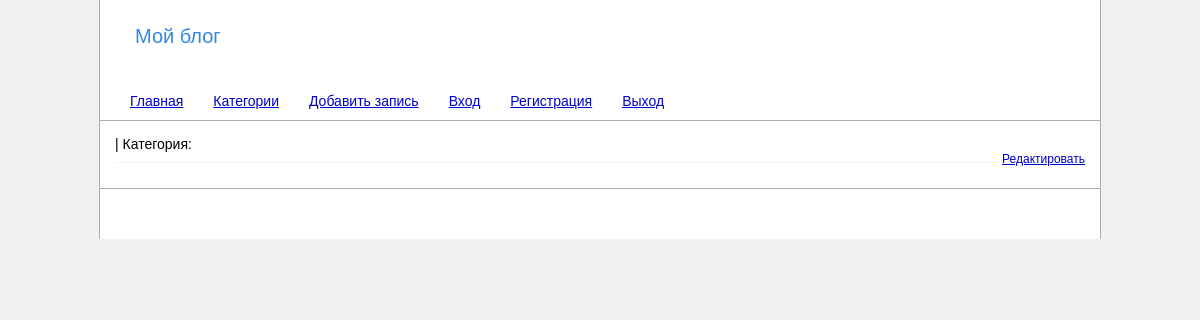
Page /post/test_dobavleniya_v_kategoriyu_2_2 on the earlier database version.
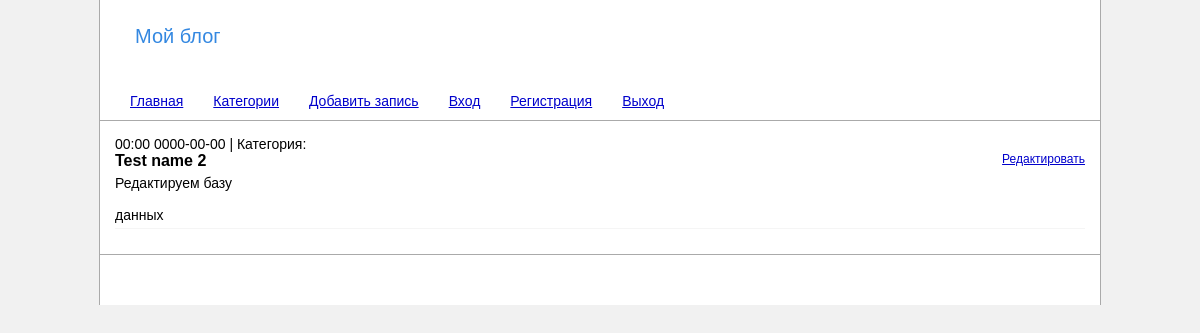
Same page on the later database version.
### tables this page shows
CREATE TABLE IF NOT EXISTS `posts` (
  `id` int(11) NOT NULL AUTO_INCREMENT,
  `name` varchar(255) NOT NULL,
  `content` text NOT NULL,
  `category_id` int(11) NOT NULL,
  `cleanurl` varchar(255) NOT NULL,
  `author_login` varchar(255) NOT NULL,
  `time` datetime NOT NULL,
  PRIMARY KEY (`id`)
);

### web/application/core/view.php (called while the page is built)
<?php
class View
{
    function generate($content_view, $template_view, $data = null)
    {
		include 'application/views/'.$template_view;
    }
}

### web/application/controllers/controller_post.php (called while the page is built, shortened)
<?php
class Controller_Post extends Controller
{
	function __construct()
    {
        $this->model = new Model_Post();
        $this->view = new View();
    }
	function action_default()
    {
        $data = $this->model->get_data();
        $this->view->generate('post_view.php', 'template_view.php', $data);
    }
}

### web/application/bootstrap.php (called while the page is built, shortened)
<?php
require_once 'core/model.php';
require_once 'core/view.php';
require_once 'core/sql.php';
Route::start();

### web/index.php (called while the page is built, shortened)
<?php
require_once 'application/bootstrap.php';

### web/application/core/sql.php (called while the page is built, shortened)
<?php
class Base {
    private $base;
    function __construct()
    {
		$file = parse_ini_file("/application/conf.ini");
		$this->host = $file['host'];
		$this->baseName = $file['baseName'];
		$this->user = $file['user'];
		$this -> base = new PDO("mysql:host=".$this->host.";dbname=".$this->baseName, $this->user);
		$this -> base -> query("set names utf8");
    }
	function getOnePostUrl($cleanurl)
	{
		$sql = 'SELECT id, name, content, category_id, time, author_login FROM posts WHERE cleanurl=:cleanurl';
		$sql = $this -> base -> prepare($sql);
		$sql -> bindParam (':cleanurl',$cleanurl,PDO::PARAM_INT);
		$sql -> execute();
		$post = $sql -> fetch();
		return $post;
	}
}

### web/application/models/model_post.php (called while the page is built, shortened)
<?php
class Model_Post extends Model
{
    public function get_data()
    {
		$url = $_SERVER['REQUEST_URI'];
        $url = substr($url, strpos($url, '?'), strlen($url) - strpos($url, '?'));
		$routes = explode('/', $url);
		$cleanurl = $routes[2];
		$post = $this -> base -> getOnePostUrl($cleanurl);
		$post['category'] = $this -> base -> getCategoryId($post['category_id']);
		$post['time'] = getPostTime($post['time'])." ".getPostDate($post['time']);
		$data['title'] = $post['name'];
		$data['post'] = $post;
		return $data;
	}
}

### web/application/core/model.php (called while the page is built, shortened)
<?php
class Model
{
	function __construct()
	{
		$this -> base = new Base;
	}
}

### web/application/views/post_view.php (the view)
<div class="post">
	<?=$data['post']['time']?> <?=$data['post']['author_login']?>
	|
	Категория: <a href="/category/<?=$data['post']['category']['cleanurl']?>"><?=$data['post']['category']['name']?></a>
	<div class="postName">
		<div class="editLink"><a href="/edit/<?=$data['post']['id']?>">Редактировать</a></div>
		<?=$data['post']['name']?>
	</div>
	<div class="postContent"><?=$data['post']['content']?></div>
</div>

Differences in the rows shown:
now on this page (row edited): posts: name "Test name 2", content "Редактируем базу данных"
Other differences:
$data['post']['time']: (not shown) → "00:00 0000-00-00"
